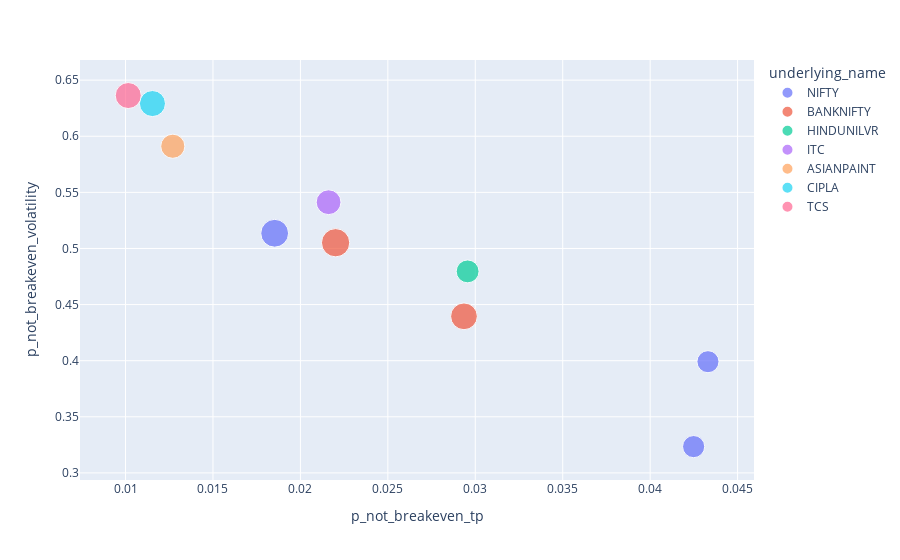

The cell this chart's notebook holds for it:
### Code cell
fig = px.scatter(all_pairs[kelly_capital_filter].sort_values('p_dist').drop_duplicates(['underlying_name', 'expiry']),
                 x='p_not_breakeven_tp', y='p_not_breakeven_volatility', 
                 size='cost', color='underlying_name', 
                 hover_data=['expiry', 'underlying_value', 'kelly_fraction',
                             'ce_strike_price', 'pe_strike_price', 'spread_percent',
                             'ce_premium', 'pe_premium', 
                             'target', 'cost'])

fig.show()

### Figure 1 — Plotly figure (JSON) as saved in the notebook; plotly's stock layout.template omitted (floating-point values rounded to 4 significant figures)
{"data": [{"customdata": [["2022-01-20T00:00:00", 17760.0, 0.2517, 17850, 17750, 0.02879, 173.1, 199.1, 411.2, 18690], ["2022-01-27T00:00:00", 17760.0, 0.1678, 17950, 17600, 0.04268, 182.2, 187, 407.8, 18540.0], ["2022-02-03T00:00:00", 17760.0, 0.3012, 18000, 17700, 0.0534, 270.9, 316.8, 648.2, 29460.0]], "hovertemplate": "underlying_name=NIFTY<br>p_not_breakeven_tp=%{x}<br>p_not_breakeven_volatility=%{y}<br>cost=%{customdata[9]}<br>expiry=%{customdata[0]}<br>underlying_value=%{customdata[1]}<br>kelly_fraction=%{customdata[2]}<br>ce_strike_price=%{customdata[3]}<br>pe_strike_price=%{customdata[4]}<br>spread_percent=%{customdata[5]}<br>ce_premium=%{customdata[6]}<br>pe_premium=%{customdata[7]}<br>target=%{customdata[8]}<extra></extra>", "legendgroup": "NIFTY", "marker": {"color": "#636efa", "size": [18690, 18540.0, 29460.0], "sizemode": "area", "sizeref": 76.14, "symbol": "circle"}, "mode": "markers", "name": "NIFTY", "orientation": "v", "showlegend": true, "type": "scatter", "x": [0.04249, 0.04331, 0.01853], "xaxis": "x", "y": [0.3234, 0.3991, 0.5136], "yaxis": "y"}, {"customdata": [["2022-01-20T00:00:00", 37590.0, 0.2669, 37600, 37200, 0.04249, 645, 440.4, 1197.0, 27210.0], ["2022-01-27T00:00:00", 37590.0, 0.2748, 38200, 37500, 0.05427, 538.2, 676.9, 1340.0, 30460.0]], "hovertemplate": "underlying_name=BANKNIFTY<br>p_not_breakeven_tp=%{x}<br>p_not_breakeven_volatility=%{y}<br>cost=%{customdata[9]}<br>expiry=%{customdata[0]}<br>underlying_value=%{customdata[1]}<br>kelly_fraction=%{customdata[2]}<br>ce_strike_price=%{customdata[3]}<br>pe_strike_price=%{customdata[4]}<br>spread_percent=%{customdata[5]}<br>ce_premium=%{customdata[6]}<br>pe_premium=%{customdata[7]}<br>target=%{customdata[8]}<extra></extra>", "legendgroup": "BANKNIFTY", "marker": {"color": "#EF553B", "size": [27210.0, 30460.0], "sizemode": "area", "sizeref": 76.14, "symbol": "circle"}, "mode": "markers", "name": "BANKNIFTY", "orientation": "v", "showlegend": true, "type": "scatter", "x": [0.02935, 0.02201], "xaxis": "x", "y": [0.4395, 0.5051], "yaxis": "y"}, {"customdata": [["2022-01-27T00:00:00", 2417.0, 0.2248, 2420, 2360, 0.05505, 46, 20.15, 73.06, 19925]], "hovertemplate": "underlying_name=HINDUNILVR<br>p_not_breakeven_tp=%{x}<br>p_not_breakeven_volatility=%{y}<br>cost=%{customdata[9]}<br>expiry=%{customdata[0]}<br>underlying_value=%{customdata[1]}<br>kelly_fraction=%{customdata[2]}<br>ce_strike_price=%{customdata[3]}<br>pe_strike_price=%{customdata[4]}<br>spread_percent=%{customdata[5]}<br>ce_premium=%{customdata[6]}<br>pe_premium=%{customdata[7]}<br>target=%{customdata[8]}<extra></extra>", "legendgroup": "HINDUNILVR", "marker": {"color": "#00cc96", "size": [19925], "sizemode": "area", "sizeref": 76.14, "symbol": "circle"}, "mode": "markers", "name": "HINDUNILVR", "orientation": "v", "showlegend": true, "type": "scatter", "x": [0.02956], "xaxis": "x", "y": [0.4796], "yaxis": "y"}, {"customdata": [["2022-01-27T00:00:00", 218.3, 0.2427, 222, 217, 0.05981, 3.7, 3.6, 8.058, 23440]], "hovertemplate": "underlying_name=ITC<br>p_not_breakeven_tp=%{x}<br>p_not_breakeven_volatility=%{y}<br>cost=%{customdata[9]}<br>expiry=%{customdata[0]}<br>underlying_value=%{customdata[1]}<br>kelly_fraction=%{customdata[2]}<br>ce_strike_price=%{customdata[3]}<br>pe_strike_price=%{customdata[4]}<br>spread_percent=%{customdata[5]}<br>ce_premium=%{customdata[6]}<br>pe_premium=%{customdata[7]}<br>target=%{customdata[8]}<extra></extra>", "legendgroup": "ITC", "marker": {"color": "#ab63fa", "size": [23440], "sizemode": "area", "sizeref": 76.14, "symbol": "circle"}, "mode": "markers", "name": "ITC", "orientation": "v", "showlegend": true, "type": "scatter", "x": [0.02161], "xaxis": "x", "y": [0.5412], "yaxis": "y"}, {"customdata": [["2022-01-27T00:00:00", 3566, 0.2819, 3600, 3540, 0.06249, 74.35, 73.15, 162.8, 22205]], "hovertemplate": "underlying_name=ASIANPAINT<br>p_not_breakeven_tp=%{x}<br>p_not_breakeven_volatility=%{y}<br>cost=%{customdata[9]}<br>expiry=%{customdata[0]}<br>underlying_value=%{customdata[1]}<br>kelly_fraction=%{customdata[2]}<br>ce_strike_price=%{customdata[3]}<br>pe_strike_price=%{customdata[4]}<br>spread_percent=%{customdata[5]}<br>ce_premium=%{customdata[6]}<br>pe_premium=%{customdata[7]}<br>target=%{customdata[8]}<extra></extra>", "legendgroup": "ASIANPAINT", "marker": {"color": "#FFA15A", "size": [22205], "sizemode": "area", "sizeref": 76.14, "symbol": "circle"}, "mode": "markers", "name": "ASIANPAINT", "orientation": "v", "showlegend": true, "type": "scatter", "x": [0.0127], "xaxis": "x", "y": [0.5911], "yaxis": "y"}, {"customdata": [["2022-01-27T00:00:00", 918, 0.2555, 930, 910, 0.06944, 21.15, 18.5, 43.75, 25850.0]], "hovertemplate": "underlying_name=CIPLA<br>p_not_breakeven_tp=%{x}<br>p_not_breakeven_volatility=%{y}<br>cost=%{customdata[9]}<br>expiry=%{customdata[0]}<br>underlying_value=%{customdata[1]}<br>kelly_fraction=%{customdata[2]}<br>ce_strike_price=%{customdata[3]}<br>pe_strike_price=%{customdata[4]}<br>spread_percent=%{customdata[5]}<br>ce_premium=%{customdata[6]}<br>pe_premium=%{customdata[7]}<br>target=%{customdata[8]}<extra></extra>", "legendgroup": "CIPLA", "marker": {"color": "#19d3f3", "size": [25850.0], "sizemode": "area", "sizeref": 76.14, "symbol": "circle"}, "mode": "markers", "name": "CIPLA", "orientation": "v", "showlegend": true, "type": "scatter", "x": [0.01154], "xaxis": "x", "y": [0.6291], "yaxis": "y"}, {"customdata": [["2022-01-27T00:00:00", 3830, 0.2622, 3900, 3820, 0.07022, 76.6, 94.65, 189.0, 25770.0]], "hovertemplate": "underlying_name=TCS<br>p_not_breakeven_tp=%{x}<br>p_not_breakeven_volatility=%{y}<br>cost=%{customdata[9]}<br>expiry=%{customdata[0]}<br>underlying_value=%{customdata[1]}<br>kelly_fraction=%{customdata[2]}<br>ce_strike_price=%{customdata[3]}<br>pe_strike_price=%{customdata[4]}<br>spread_percent=%{customdata[5]}<br>ce_premium=%{customdata[6]}<br>pe_premium=%{customdata[7]}<br>target=%{customdata[8]}<extra></extra>", "legendgroup": "TCS", "marker": {"color": "#FF6692", "size": [25770.0], "sizemode": "area", "sizeref": 76.14, "symbol": "circle"}, "mode": "markers", "name": "TCS", "orientation": "v", "showlegend": true, "type": "scatter", "x": [0.01016], "xaxis": "x", "y": [0.6363], "yaxis": "y"}], "layout": {"autosize": true, "legend": {"itemsizing": "constant", "title": {"text": "underlying_name"}, "tracegroupgap": 0}, "margin": {"t": 60}, "xaxis": {"anchor": "y", "autorange": true, "domain": [0, 1], "range": [0.00782, 0.04557], "title": {"text": "p_not_breakeven_tp"}, "type": "linear"}, "yaxis": {"anchor": "x", "autorange": true, "domain": [0, 1], "range": [0.2807, 0.683], "title": {"text": "p_not_breakeven_volatility"}, "type": "linear"}}}
